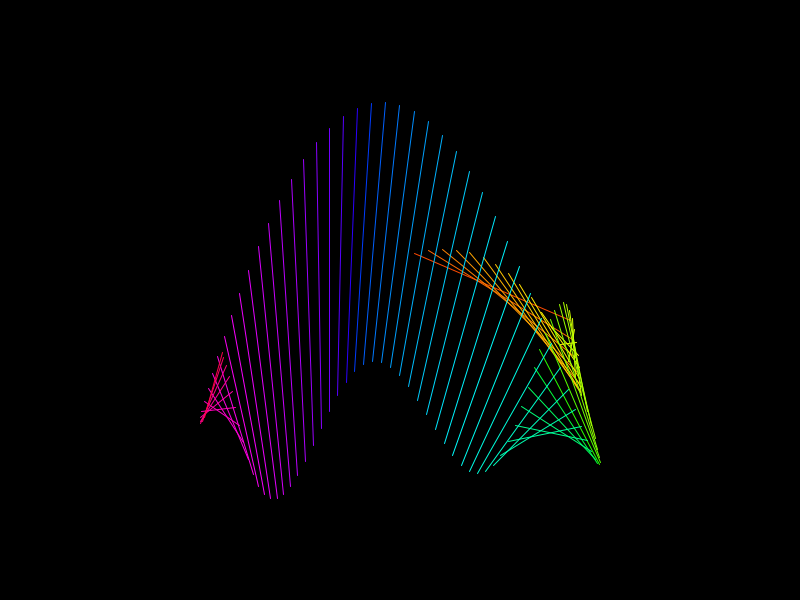
Frame 1 (no input)
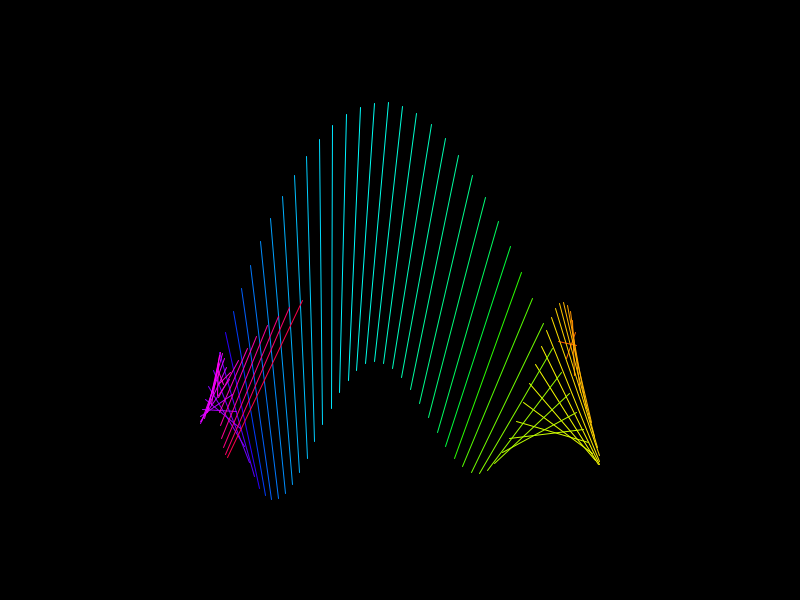
Frame 60 (the mouse pressed at the canvas centre just before this capture)
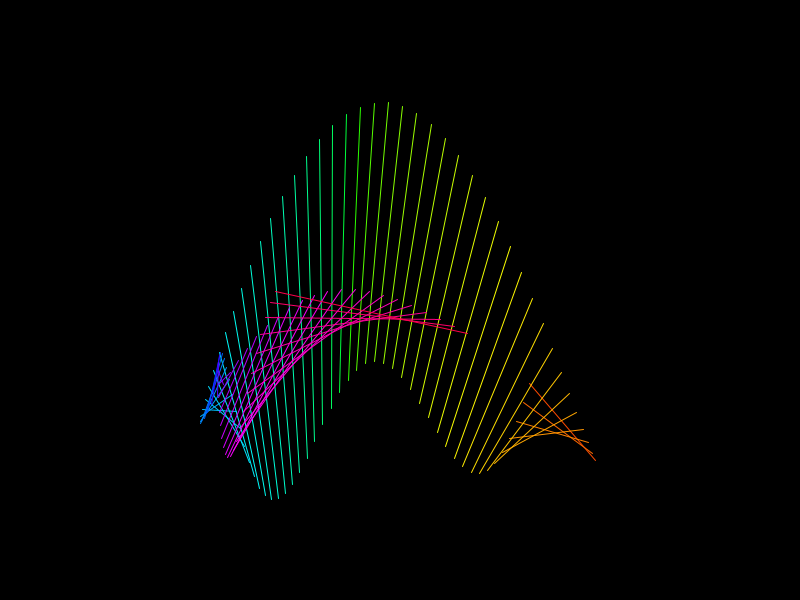
Frame 120 (the mouse held since frame 60 and released just before this capture)

The Processing sketch that drew these frames (run headless with seeded random() and noise(); from frame 60 on, the mouse is pressed at the canvas centre):

// Processing sketch: color
// ── color.pde
int n;
float rate = 10.;
int sp = 5;
final int m = 70;
int[][] colors;

void setup ()
{
  size(800, 600);
  n = 0;
  
  colors = new int[m][3];
  
  for (int i=0; i<m; i++)
  {
    float[] c = getColor((float)i/m);
    
    colors[i][0] = (int)(255*sqrt(c[0]));
    colors[i][1] = (int)(255*sqrt(c[1]));
    colors[i][2] = (int)(255*sqrt(c[2]));
  }
}


void draw ()
{
  background(0);
  
  for (int i=1; i<m; i++)
  {
    stroke(
            colors[i][0],
            colors[i][1],
            colors[i][2]
          );
    
    line(
          200*x1(n+i*sp)+400,
          200*y1(n+i*sp)+300,
          200*x2(n+i*sp)+400,
          200*y2(n+i*sp)+300
         );
  }
  
  n++;
}


float x1 (int k)
{
  return 4/5.*cos(k/(13*rate))+1/5.*sin(k/(7*rate)+.2);
}

float y1 (int k)
{
  return 2./3.*sin(k/(17*rate)) + 1/3.*sin(k/(2*rate));
}


float x2 (int k)
{
  return sin(k/(7*rate));
}

float y2 (int k)
{
  return (cos(k/(3*rate) + 2.) + sin(k/(5*rate))) / 2;
}


float[] getColor (float t)
{
  float[] c = new float[3];
  
  t = t*6;
  
  if (t<1)
  {
    c[0] = 1.;
    c[1] = t;
    c[2] = 0.;
  }
  else if (t<2)
  {
    c[0] = 2-t;
    c[1] = 1.;
    c[2] = 0.;
  }
  else if (t<3)
  {
    c[0] = 0.;
    c[1] = 1.;
    c[2] = t-2;
  }
  else if (t<4)
  {
    c[0] = 0.;
    c[1] = 4-t;
    c[2] = 1.;
  }
  else if (t<5)
  {
    c[0] = t-4;
    c[1] = 0.;
    c[2] = 1.;
  }
  else
  {
    c[0] = 1.;
    c[1] = 0.;
    c[2] = 6-t;
  }
  
  return c;
}
